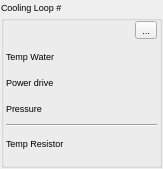
<?xml version="1.0" encoding="UTF-8"?>
<ui version="4.0">
 <class>CoolingLoop</class>
 <widget class="TaurusWidget" name="CoolingLoop">
  <property name="geometry">
   <rect>
    <x>0</x>
    <y>0</y>
    <width>163</width>
    <height>169</height>
   </rect>
  </property>
  <property name="windowTitle">
   <string>Form</string>
  </property>
  <layout class="QGridLayout" name="gridLayout">
   <property name="margin">
    <number>1</number>
   </property>
   <item row="0" column="0">
    <widget class="TaurusGroupBox" name="coolingLoopGroup">
     <property name="font">
      <font>
       <pointsize>7</pointsize>
      </font>
     </property>
     <property name="title">
      <string>Cooling Loop #</string>
     </property>
     <layout class="QGridLayout" name="gridLayout_2">
      <property name="margin">
       <number>2</number>
      </property>
      <item row="1" column="0">
       <widget class="QLabel" name="temperatureLabel">
        <property name="text">
         <string>Temp Water</string>
        </property>
       </widget>
      </item>
      <item row="1" column="1">
       <widget class="TaurusLabel" name="temperatureValue">
        <property name="minimumSize">
         <size>
          <width>0</width>
          <height>20</height>
         </size>
        </property>
        <property name="suffixText">
         <string/>
        </property>
       </widget>
      </item>
      <item row="2" column="0">
       <widget class="QLabel" name="powerLabel">
        <property name="text">
         <string>Power drive</string>
        </property>
       </widget>
      </item>
      <item row="2" column="1">
       <widget class="TaurusLabel" name="powerValue">
        <property name="minimumSize">
         <size>
          <width>0</width>
          <height>20</height>
         </size>
        </property>
        <property name="suffixText">
         <string/>
        </property>
       </widget>
      </item>
      <item row="3" column="0">
       <widget class="QLabel" name="epsPressureLabel">
        <property name="text">
         <string>Pressure</string>
        </property>
       </widget>
      </item>
      <item row="3" column="1">
       <widget class="TaurusLabel" name="epsPressureValue">
        <property name="minimumSize">
         <size>
          <width>0</width>
          <height>20</height>
         </size>
        </property>
       </widget>
      </item>
      <item row="4" column="0" colspan="2">
       <widget class="Line" name="line">
        <property name="orientation">
         <enum>Qt::Horizontal</enum>
        </property>
       </widget>
      </item>
      <item row="5" column="0">
       <widget class="QLabel" name="epsTempLabel">
        <property name="text">
         <string>Temp Resistor</string>
        </property>
       </widget>
      </item>
      <item row="5" column="1">
       <widget class="TaurusLabel" name="epsTempValue">
        <property name="minimumSize">
         <size>
          <width>0</width>
          <height>20</height>
         </size>
        </property>
       </widget>
      </item>
      <item row="6" column="1">
       <spacer name="verticalSpacer">
        <property name="orientation">
         <enum>Qt::Vertical</enum>
        </property>
        <property name="sizeHint" stdset="0">
         <size>
          <width>20</width>
          <height>40</height>
         </size>
        </property>
       </spacer>
      </item>
      <item row="0" column="0" colspan="2">
       <layout class="QHBoxLayout" name="horizontalLayout">
        <item>
         <widget class="TaurusLabel" name="coolingLoopStatus">
          <property name="minimumSize">
           <size>
            <width>0</width>
            <height>20</height>
           </size>
          </property>
         </widget>
        </item>
        <item>
         <widget class="QToolButton" name="coolingLoopStatusHistory">
          <property name="text">
           <string>...</string>
          </property>
         </widget>
        </item>
       </layout>
      </item>
     </layout>
    </widget>
   </item>
  </layout>
 </widget>
 <customwidgets>
  <customwidget>
   <class>TaurusWidget</class>
   <extends>QWidget</extends>
   <header>taurus.qt.qtgui.container</header>
   <container>1</container>
  </customwidget>
  <customwidget>
   <class>TaurusLabel</class>
   <extends>QLabel</extends>
   <header>taurus.qt.qtgui.display</header>
  </customwidget>
  <customwidget>
   <class>TaurusGroupBox</class>
   <extends>QGroupBox</extends>
   <header>taurus.qt.qtgui.container</header>
   <container>1</container>
  </customwidget>
 </customwidgets>
 <resources/>
 <connections/>
</ui>
